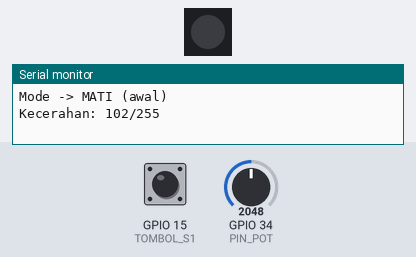
The sketch below on a simulated ESP32. On the bench: 1 RGB LEDs in strip order, left to right, the last lines printed to the serial monitor. The inputs (shaded band) are chosen by the test bench; at power-on: GPIO 15 (TOMBOL_S1) LOW, GPIO 34 (PIN_POT) = 2048. Dim RGB values are drawn brighter than linear; random numbers use the default seed unless the sketch sets one.

Above: at 1.2 s.
1.3 s: GPIO 15 (TOMBOL_S1) pulled HIGH for 0.15 s
At 1.51 s:
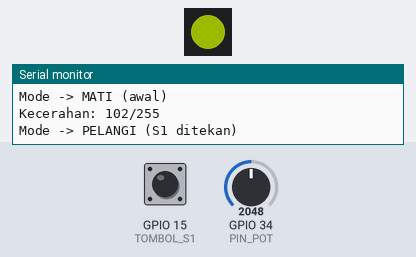
4.3 s: GPIO 34 (PIN_POT) set to 491
At 5.15 s:
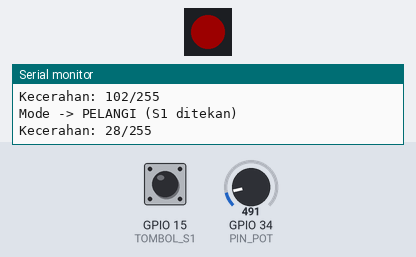
7.3 s: GPIO 15 (TOMBOL_S1) pulled HIGH for 1 s
At 7.62 s:
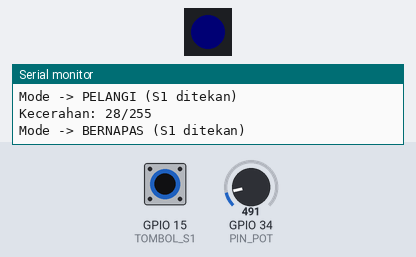
10.3 s: GPIO 34 (PIN_POT) set to 3603
At 13.07 s:
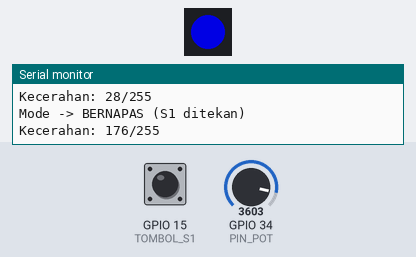
13.3 s: GPIO 15 (TOMBOL_S1) pulled HIGH for 0.15 s
At 14.7 s:
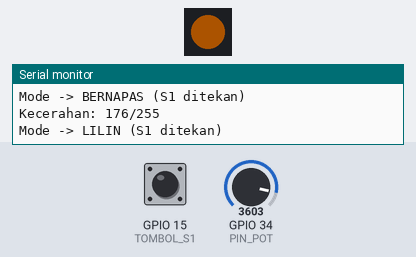
16.3 s: GPIO 15 (TOMBOL_S1) pulled HIGH for 1 s
At 16.71 s:
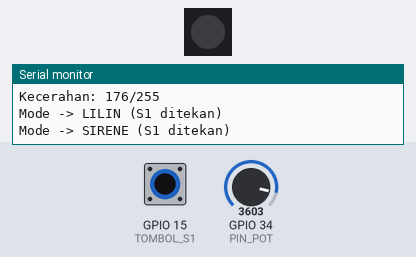
Timing chart, 0 to 20.3 s (numbered marks = the images above; inputs shaded):
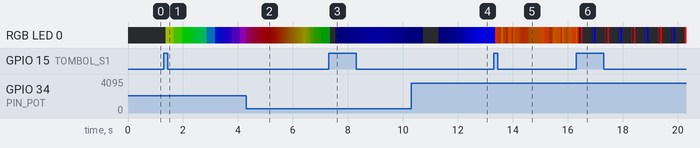

Measured:
- after the input at 1.3 s, RGB LED 0: off → RGB(60, 72, 0) after 0.07 s, → RGB(28, 88, 0) 0.30 s later, → RGB(0, 101, 0) 0.30 s later, → RGB(0, 85, 17) 0.30 s later, … (10 changes in this stretch)

The sketch:

p5_lampu_suasana.ino
```cpp
/*
 * BAB 36 - Program 5: Lampu Suasana dengan State Machine
 * Tombol S1 mengganti mode: MATI → PELANGI → BERNAPAS → LILIN → SIRENE → MATI ...
 * Mode SIRENE kembali ke MATI sendiri setelah 10 detik.
 * Potensiometer mengatur kecerahan global.
 *
 * Rangkaian: D-IN  (header LED)    → IO12
 *            SW1   (header kuning) → IO15
 *            VR10K (header kuning) → IO34
 * Library  : FastLED (Daniel Garcia)
 */

#include <FastLED.h>

#define PIN_WS2812 12   // D-IN WS2812 → IO12
#define JUMLAH_LED 1
#define TOMBOL_S1  15   // ditekan = HIGH (pull-down 10 kΩ di PCB)
#define PIN_POT    34   // potensiometer VR10K → IO34 (ADC1)

// ---- Tipe data ditulis paling atas supaya dikenal oleh semua fungsi ----
enum Mode { MATI, PELANGI, BERNAPAS, LILIN, SIRENE };

struct LangkahSirene {
  CRGB warna;
  unsigned long lamaMs;
};

const LangkahSirene POLA_SIRENE[] = {
  {CRGB(255, 0, 0),  60}, {CRGB(0, 0, 0),  60},
  {CRGB(255, 0, 0),  60}, {CRGB(0, 0, 0), 300},
  {CRGB(0, 0, 255),  60}, {CRGB(0, 0, 0),  60},
  {CRGB(0, 0, 255),  60}, {CRGB(0, 0, 0), 300},
};
const int JUMLAH_LANGKAH = sizeof(POLA_SIRENE) / sizeof(POLA_SIRENE[0]);

const unsigned long INTERVAL_FRAME_MS = 20;     // perbarui LED 50 kali per detik
const unsigned long PERIODE_NAPAS_MS  = 4000;   // satu kali napas = 4 detik
const unsigned long BATAS_SIRENE_MS   = 10000;  // sirene berhenti sendiri setelah 10 detik
const int KECERAHAN_MIN  = 5;                   // kecerahan saat potensiometer di ujung 0
const int KECERAHAN_MAKS = 200;                 // kecerahan saat potensiometer di ujung lain

CRGB leds[JUMLAH_LED];

Mode mode = MATI;
unsigned long waktuMasukMode = 0;  // kapan mode sekarang dimulai
unsigned long waktuFrame = 0;
int kecerahan = KECERAHAN_MIN;
int kecerahanTercetak = -100;      // supaya kecerahan pertama pasti dicetak

int langkahSirene = 0;             // untuk mode SIRENE
unsigned long waktuLangkah = 0;
unsigned long waktuLilin = 0;      // untuk mode LILIN
unsigned long jedaLilin = 0;

// ---- Debounce tombol S1 (sama seperti di BAB 9, BAB 16, dan BAB 17) ----
const unsigned long WAKTU_DEBOUNCE = 50;
int bacaanSebelumnya = LOW;
int statusStabil = LOW;
unsigned long waktuBerubah = 0;

// Mengembalikan true hanya sekali setiap S1 baru ditekan (sudah di-debounce)
bool s1BaruDitekan() {
  int bacaan = digitalRead(TOMBOL_S1);
  if (bacaan != bacaanSebelumnya) {
    waktuBerubah = millis();
    bacaanSebelumnya = bacaan;
  }
  if ((millis() - waktuBerubah) > WAKTU_DEBOUNCE && bacaan != statusStabil) {
    statusStabil = bacaan;
    return statusStabil == HIGH;  // true hanya pada tepi naik (LOW → HIGH)
  }
  return false;
}

// ---- Bagian state machine ----
const char *namaMode(Mode m) {
  switch (m) {
    case MATI:     return "MATI";
    case PELANGI:  return "PELANGI";
    case BERNAPAS: return "BERNAPAS";
    case LILIN:    return "LILIN";
    case SIRENE:   return "SIRENE";
  }
  return "?";
}

Mode modeBerikutnya(Mode m) {
  switch (m) {
    case MATI:     return PELANGI;
    case PELANGI:  return BERNAPAS;
    case BERNAPAS: return LILIN;
    case LILIN:    return SIRENE;
    case SIRENE:   return MATI;
  }
  return MATI;
}

void pindahMode(Mode modeBaru, const char *alasan) {
  mode = modeBaru;
  waktuMasukMode = millis();

  // Aksi masuk: siapkan efek supaya selalu mulai dari awal
  langkahSirene = 0;
  waktuLangkah = waktuMasukMode;
  jedaLilin = 0;  // lilin langsung menggambar nyala pertama

  Serial.printf("Mode -> %s (%s)\n", namaMode(mode), alasan);
}

// ---- Efek-efek: hanya menghitung warna untuk "waktu sekarang" ----
void gambarPelangi(unsigned long sekarang) {
  leds[0] = CHSV((uint8_t)(sekarang / 20), 255, 255);
}

void gambarBernapas(unsigned long sekarang) {
  uint8_t posisi = (sekarang % PERIODE_NAPAS_MS) * 256 / PERIODE_NAPAS_MS;
  leds[0] = CHSV(160, 255, sin8(posisi));
}

void gambarLilin(unsigned long sekarang) {
  if (sekarang - waktuLilin >= jedaLilin) {
    waktuLilin = sekarang;
    jedaLilin = random(40, 150);        // lama nyala berikutnya: 40–149 ms, tidak teratur
    uint8_t hue = random(18, 34);       // jingga
    uint8_t terang = random(140, 256);  // kadang redup, kadang terang
    leds[0] = CHSV(hue, 255, terang);
  }
}

void gambarSirene(unsigned long sekarang) {
  if (sekarang - waktuLangkah >= POLA_SIRENE[langkahSirene].lamaMs) {
    waktuLangkah = sekarang;
    langkahSirene = (langkahSirene + 1) % JUMLAH_LANGKAH;
  }
  leds[0] = POLA_SIRENE[langkahSirene].warna;
}

void setup() {
  Serial.begin(115200);
  pinMode(TOMBOL_S1, INPUT);  // pull-down eksternal sudah ada di PCB

  FastLED.addLeds<WS2812B, PIN_WS2812, GRB>(leds, JUMLAH_LED);
  FastLED.setBrightness(KECERAHAN_MIN);
  FastLED.clear(true);

  Serial.println("BAB 36 - Program 5: Lampu Suasana dengan State Machine");
  Serial.println("Tekan S1 untuk ganti mode, putar potensiometer untuk kecerahan.");
  pindahMode(MATI, "awal");
}

void loop() {
  unsigned long sekarang = millis();
  unsigned long lamaDiMode = sekarang - waktuMasukMode;

  // 1) Transisi state: karena tombol, atau karena waktu
  if (s1BaruDitekan()) {
    pindahMode(modeBerikutnya(mode), "S1 ditekan");
  } else if (mode == SIRENE && lamaDiMode >= BATAS_SIRENE_MS) {
    pindahMode(MATI, "sirene sudah 10 detik");
  }

  // 2) Gambar satu frame setiap 20 ms
  if (sekarang - waktuFrame >= INTERVAL_FRAME_MS) {
    waktuFrame = sekarang;

    // Kecerahan global dari potensiometer
    kecerahan = map(analogRead(PIN_POT), 0, 4095, KECERAHAN_MIN, KECERAHAN_MAKS);
    if (abs(kecerahan - kecerahanTercetak) >= 10) {
      kecerahanTercetak = kecerahan;
      Serial.printf("Kecerahan: %d/255\n", kecerahan);
    }

    // Aksi selama di state: gambar efek sesuai mode
    switch (mode) {
      case MATI:     leds[0] = CRGB::Black;    break;
      case PELANGI:  gambarPelangi(sekarang);  break;
      case BERNAPAS: gambarBernapas(sekarang); break;
      case LILIN:    gambarLilin(sekarang);    break;
      case SIRENE:   gambarSirene(sekarang);   break;
    }

    FastLED.setBrightness(kecerahan);  // satu-satunya pembatas kecerahan
    FastLED.show();
  }
}
```
